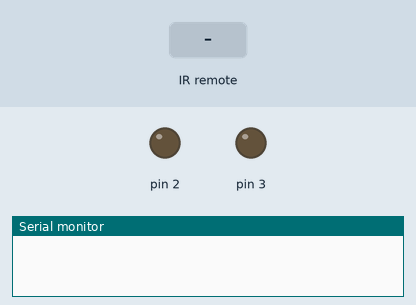
A sketch run on a simulated Arduino Uno, built with avr-gcc and run on an emulated ATmega328P. Parts: output pins drawn as LEDs (lit = HIGH), the last lines printed to the serial monitor. Inputs (shaded band) come from the test bench.

Above: at 1.2 s.
1.3 s: infrared code 0xFFE01F received
At 1.6 s:
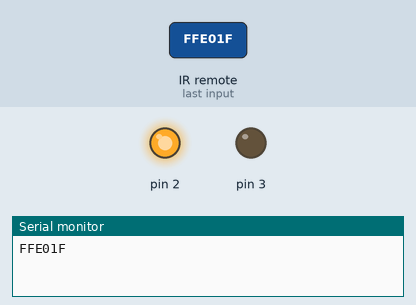
2.8 s: infrared code 0xFFA857 received
At 3.9 s:
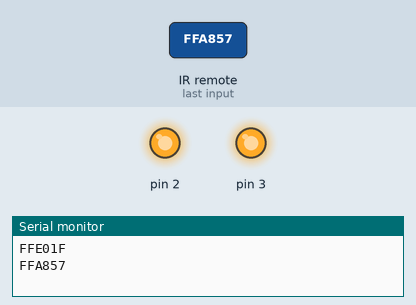
4.3 s: infrared code 0xFFE01F received
At 5.1 s:
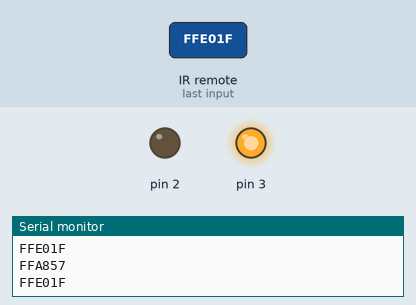
Timing chart, 0 to 7.3 s (numbered marks = the images above; inputs shaded):
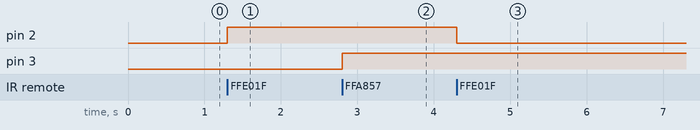

The sketch:

TurnLight.ino
```cpp
// (licence header left out)
#include <IRremote.h>     // IRremote库声明

int RECV_PIN = 11;        //定义红外接收器的引脚为11
int rtime = 0;
int ltime = 0;
IRrecv irrecv(RECV_PIN);

decode_results results;

void setup()
{
  pinMode(2,OUTPUT);
  pinMode(3,OUTPUT);
  Serial.begin(9600);
  irrecv.enableIRIn(); // 启动接收器
}

void loop() {
  if (irrecv.decode(&results))
  {
    Serial.println(results.value, HEX);
    irrecv.resume(); // 接收下一个值
    if(results.value == 0xFFE01F){
      if(rtime == 1){
        digitalWrite(2,LOW);
        rtime = 0;
        }
      else{
         digitalWrite(2,HIGH);
         rtime = 1;
        }

    }
    if(results.value == 0xFFA857){
      if(ltime == 1){
        digitalWrite(3,LOW);
        ltime = 0;
        }
      else{
         digitalWrite(3,HIGH);
         ltime = 1;
        }
    }
    delay(100);
      }
  }
```

Measured:
- after the input at 1.3 s, pin 2: LOW → HIGH at once
- after the input at 2.8 s, pin 3: LOW → HIGH at once
- after the input at 4.3 s, pin 2: HIGH → LOW at once
